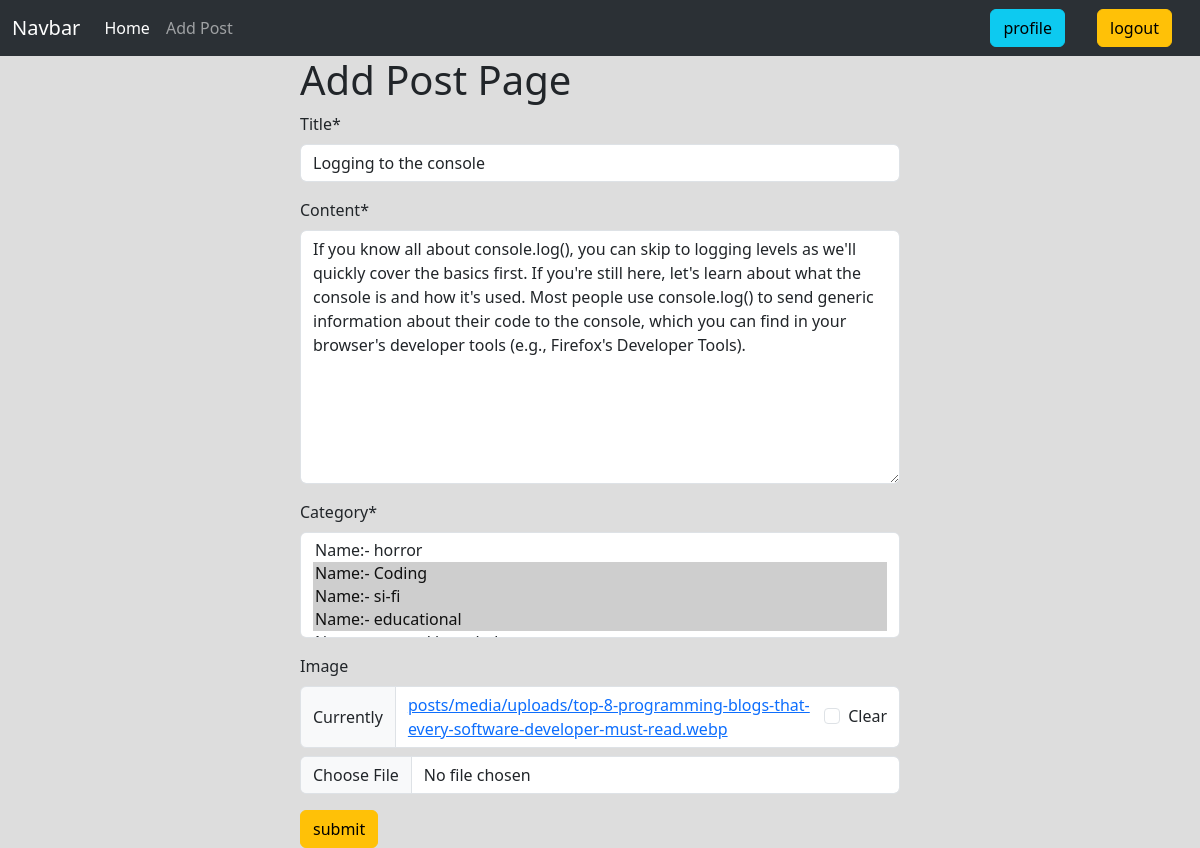
Screenshot of /posts/edit/2/ (signed in) with the database file from the repository.
### posts/models.py (models this page shows, shortened)
class Post(models.Model):
    title = models.CharField(max_length=100)
    content = models.TextField()
    category = models.ManyToManyField(Category)
    author = models.ForeignKey(User, on_delete=models.CASCADE)
    image = models.ImageField(upload_to='posts/media/uploads', blank=True, null=True)

### posts/views.py (the view)
# urls.py: path('edit/<int:id>/', views.EditPostView.as_view(), name='edit_posts'),
@method_decorator(login_required, name='dispatch')
class EditPostView(UpdateView):
    model = models.Post
    form_class = forms.PostsFrom
    template_name = 'posts/index.html'
    pk_url_kwarg = 'id'
    success_url = reverse_lazy('home')

### posts/forms.py
class PostsFrom(forms.ModelForm):
    class Meta:
        model  = Post
        exclude = ['author']

### categories/models.py (called while the page is built)
    def __str__(self):
        return f'Name:- {self.name}'

### posts/templates/posts/index.html
{% extends 'base.html' %} {% load crispy_forms_tags %} {% block content %}
<form method='post' style="width: 50%; margin: auto">
  <h1>Add Post Page</h1>
  {% csrf_token %} {{form | crispy}}
  <button class="btn btn-warning">submit</button>
</form>
{% endblock %}

### rows the page displays
Post: title "Logging to the console", content "If you know all about console.log(), you can skip to logging levels as we'll quickly cover the basics first. If you're still here, let's learn about what the console is and how it's used. Most people use console.log() to send generic information about their code to the console, which you can find in your browser's developer tools (e.g., Firefox's Developer Tools)."
